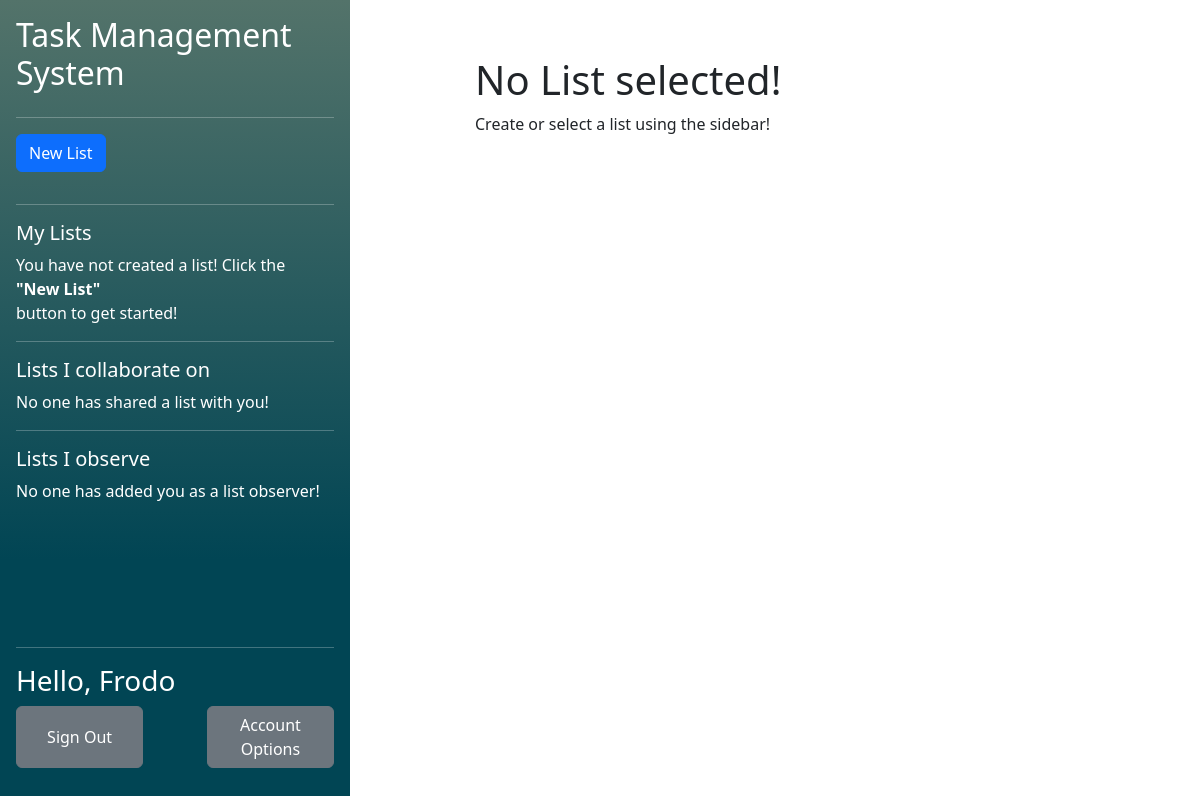
Before: /php/index.php (signed in) with the older database file.
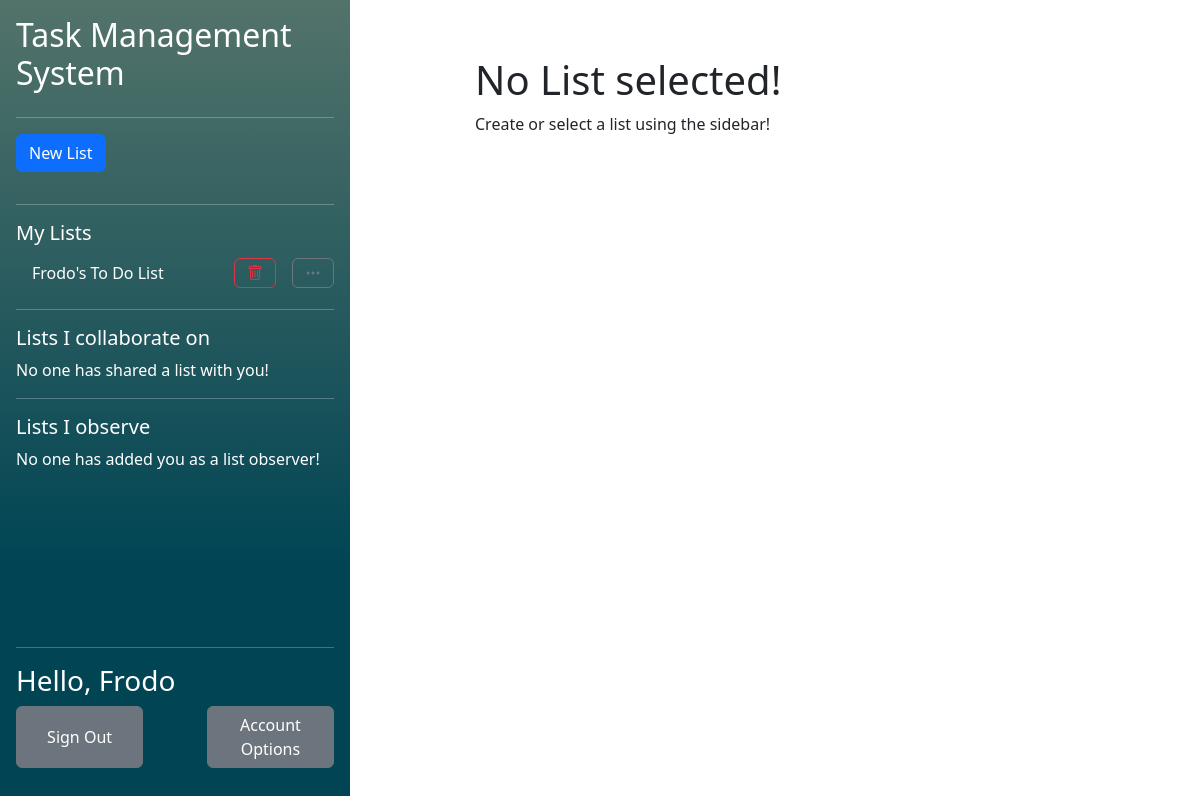
After: the same page with the newer database file.
### tables this page shows
CREATE TABLE "Users" (
	"user_id"	INTEGER NOT NULL,
	"user_name"	TEXT NOT NULL UNIQUE,
	"email"	TEXT NOT NULL UNIQUE,
	"password_hash"	TEXT NOT NULL,
	"first_name"	TEXT NOT NULL,
	"last_name"	TEXT NOT NULL,
	PRIMARY KEY("user_id")
);

CREATE TABLE "UserLists" (
	"user_id"	TEXT,
	"list_id"	TEXT,
	"collaborator"	INTEGER,
	"observer"	INTEGER,
	PRIMARY KEY("user_id","list_id"),
	FOREIGN KEY("user_id") REFERENCES "Users"("user_id") ON DELETE CASCADE ON UPDATE CASCADE,
	FOREIGN KEY("list_id") REFERENCES "Lists"("list_id") ON DELETE CASCADE ON UPDATE CASCADE
);

CREATE TABLE "Lists"
(
    list_id        INTEGER not null
        primary key autoincrement,
    list_name      TEXT    not null,
    list_completed REAL    not null
);

### php/functions/DatabaseFunctions.php (called while the page is built, shortened)
<?php
function getUIDFromCreds(){
    $db = new SQLite3("../db/database.db");
    $SQL = "SELECT user_id FROM Users WHERE password_hash = :creds";
    $stmt = $db->prepare($SQL);
    $stmt->bindValue(":creds", $_SESSION['credentials'], SQLITE3_TEXT);
    $result = $stmt->execute();
    while($row = $result->fetchArray()){
        $resultArray [] = $row;
    }
    return $resultArray[0]['user_id'];
}
function getOwnedListsForCurrentUser(){
    $uid = getUIDFromCreds();
    $db = new SQLite3("../db/database.db");
    $SQL = "SELECT list_id FROM  UserLists WHERE user_id = :uid AND collaborator = 0 AND observer = 0";
    $stmt = $db->prepare($SQL);
    $stmt->bindValue(":uid", $uid, SQLITE3_TEXT);
    $result = $stmt->execute();
    while($row = $result->fetchArray()){
        $resultArray [] = $row;
    }
    if (!isset($resultArray)){
        return null;
    }
    return $resultArray;
}
function getListNameFromID($listID){
    $db = new SQLite3("../db/database.db");
    $SQL = "SELECT list_name FROM Lists WHERE list_id = :lid";
    $stmt = $db->prepare($SQL);
    $stmt->bindValue(":lid", $listID, SQLITE3_TEXT);
    $result = $stmt->execute();
    while($row = $result->fetchArray()){
        $resultArray [] = $row;
    }
    if (!isset($resultArray)){
        return [[]];
    }
    return $resultArray;
}
function getFirstName(){
    $userid = getUIDFromCreds();
    $db = new SQLite3("../db/database.db");
    $SQL = "SELECT first_name FROM Users WHERE user_id = :userid";
    $stmt = $db->prepare($SQL);
    $stmt->bindValue(":userid", $userid, SQLITE3_TEXT);
    $result = $stmt->execute();
    while($row = $result->fetchArray()){
        $resultArray [] = $row;
    }
    return $resultArray[0]['first_name'];
}
?>

### php/index.php (the view, shortened to what the rows shown need)
<?php
    require ('functions/DatabaseFunctions.php');
    $name = getFirstName();
?>
<?php require "../css/css.php"?>
<?php require "components/pagetop.php"?>
<main class="d-flex flex-nowrap h-100">
    <div class="d-flex flex-column flex-shrink-0 p-3 background align-items-stretch h-100" style="width: 350px">
        <h2>Task Management System</h2>
        <?php require 'components/ListList.php'?>
        <div class="mt-auto">
            <hr/>
            <h3>Hello, <?php echo $name?></h3>
            <form class="d-flex flex-row mb-3 justify-content-between" method="post" action="accountOptions.php">
                <button class="btn btn-secondary" style="width: 40%" type="submit" name="signOut" value="signOut">Sign Out</button>
                <button class="btn btn-secondary" style="width: 40%" type="submit">Account Options</button>
            </form>
        </div>
    </div>
    <div class="mx-auto w-50 m-5">
        <?php require 'components/TaskList.php'?>
    </div>
</main>

### php/components/ListList.php (shortened to what the rows shown need)
<?php $ListIDInURL = isset($_GET['listid']) ? $_GET['listid'] : false;?>
<ul class="nav nav-pills flex-column mb-auto overflow-y-auto">
    <?php
    if (getOwnedListsForCurrentUser() != null):
        foreach (getOwnedListsForCurrentUser() as $listID):
            if($listID[0] == $ListIDInURL):?>
                <li class="hstack gap-3 nav-link active text-white">
                    <div class="">
                        <?php echo getListNameFromID($listID[0])[0][0]?>
                    </div>
                    <button class="btn btn-danger ms-auto" onclick="location.href='listAction.php?action=delete&listid=<?php echo $ListIDInURL?>'"><i class="bi bi-trash"></i></button>
                    <button class="btn btn-secondary"  onclick="location.href='modifyList.php?listid=<?php echo $ListIDInURL?>'"><i class="bi bi-three-dots"></i></button>
                </li>
            <?php else:?>
                <li class="hstack gap-3">
                    <div class="nav-link text-white">
                        <a class="navbarList" href="<?php echo "index.php?listid=$listID[0]"?>">
                            <?php echo getListNameFromID($listID[0])[0][0]?>
                        </a>
                    </div>
                    <button class="btn btn-outline-danger ms-auto" onclick="location.href='listAction.php?action=delete&listid=<?php echo $ListIDInURL?>'"><i class="bi bi-trash"></i></button>
                    <button class="btn btn-outline-secondary" onclick="location.href='modifyList.php?listid=<?php echo $ListIDInURL?>'"><i class="bi bi-three-dots"></i></button>
                </li>
            <?php endif;?>
    <?php endforeach;
    else:?>
        You have not created a list! Click the <b>"New List"</b> button to get started!
    <?php endif;?>
</ul>

Changed rows visible on the page:
added userlists: list.list_name "Frodo's To Do List"
Other visible differences:
text no longer shown: "You have not created a list! Click the \"New List\" button to get started!"
